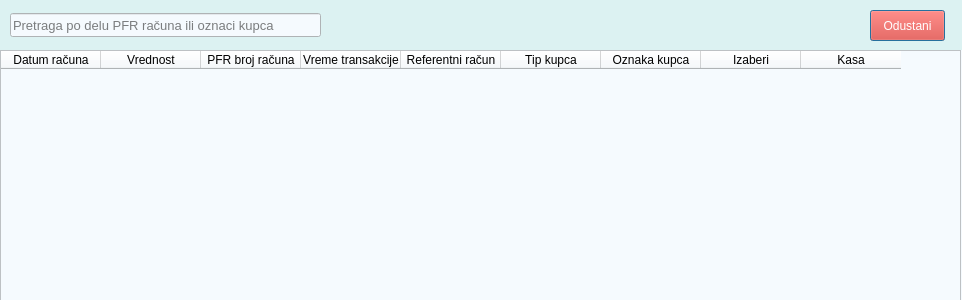
<?xml version="1.0" encoding="UTF-8"?>
<ui version="4.0">
 <class>traziAvansDialog</class>
 <widget class="QDialog" name="traziAvansDialog">
  <property name="geometry">
   <rect>
    <x>0</x>
    <y>0</y>
    <width>962</width>
    <height>300</height>
   </rect>
  </property>
  <property name="windowTitle">
   <string>Avansni računi</string>
  </property>
  <property name="styleSheet">
   <string notr="true">background-color: rgb(245, 250, 254);</string>
  </property>
  <widget class="QWidget" name="traziWidget" native="true">
   <property name="geometry">
    <rect>
     <x>0</x>
     <y>0</y>
     <width>962</width>
     <height>50</height>
    </rect>
   </property>
   <property name="styleSheet">
    <string notr="true">background-color: rgb(220, 242, 242);</string>
   </property>
   <widget class="QLineEdit" name="traziEdit">
    <property name="geometry">
     <rect>
      <x>10</x>
      <y>13</y>
      <width>311</width>
      <height>24</height>
     </rect>
    </property>
    <property name="font">
     <font>
      <pointsize>10</pointsize>
     </font>
    </property>
    <property name="styleSheet">
     <string notr="true">background-color: rgb(245, 250, 254);
color: rgb(0, 0, 0);</string>
    </property>
    <property name="placeholderText">
     <string>Pretraga po delu PFR računa ili oznaci kupca</string>
    </property>
   </widget>
   <widget class="QPushButton" name="cancelButton">
    <property name="geometry">
     <rect>
      <x>870</x>
      <y>10</y>
      <width>75</width>
      <height>31</height>
     </rect>
    </property>
    <property name="styleSheet">
     <string notr="true">QPushButton#cancelButton {
background-color: rgb(236, 46, 32);
color: rgb(255, 255, 255);
font: 700 9pt &quot;Segoe UI&quot;;
}
QPushButton#cancelButton:hover {
      background-color:white; 
		color: red ;
}
QPushButton#cancelButton:pressed {
    background-color:white; 
	color: red ;
}</string>
    </property>
    <property name="text">
     <string>Odustani</string>
    </property>
   </widget>
  </widget>
  <widget class="QTableWidget" name="racuniTable">
   <property name="geometry">
    <rect>
     <x>0</x>
     <y>50</y>
     <width>961</width>
     <height>251</height>
    </rect>
   </property>
   <property name="styleSheet">
    <string notr="true"/>
   </property>
   <column>
    <property name="text">
     <string>Datum računa</string>
    </property>
    <property name="font">
     <font>
      <pointsize>9</pointsize>
     </font>
    </property>
   </column>
   <column>
    <property name="text">
     <string>Vrednost</string>
    </property>
   </column>
   <column>
    <property name="text">
     <string>PFR broj računa</string>
    </property>
   </column>
   <column>
    <property name="text">
     <string>Vreme transakcije</string>
    </property>
   </column>
   <column>
    <property name="text">
     <string>Referentni račun</string>
    </property>
   </column>
   <column>
    <property name="text">
     <string>Tip kupca</string>
    </property>
   </column>
   <column>
    <property name="text">
     <string>Oznaka kupca</string>
    </property>
   </column>
   <column>
    <property name="text">
     <string>Izaberi</string>
    </property>
   </column>
   <column>
    <property name="text">
     <string>Kasa</string>
    </property>
   </column>
  </widget>
 </widget>
 <resources/>
 <connections>
  <connection>
   <sender>cancelButton</sender>
   <signal>clicked()</signal>
   <receiver>traziAvansDialog</receiver>
   <slot>close()</slot>
   <hints>
    <hint type="sourcelabel">
     <x>631</x>
     <y>26</y>
    </hint>
    <hint type="destinationlabel">
     <x>620</x>
     <y>372</y>
    </hint>
   </hints>
  </connection>
 </connections>
</ui>
